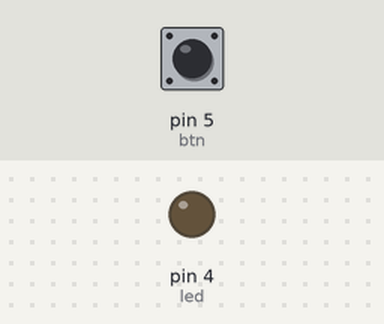
Bench run of a program on a simulated MicroPython board. Shown: output pins drawn as LEDs (lit = HIGH). Inputs (shaded band) come from the test bench; at power-on: pin 5 (btn) HIGH.

Above: at 1.2 s.
1.3 s: pin 5 (btn) pulled LOW for 0.15 s
At 1.37 s:
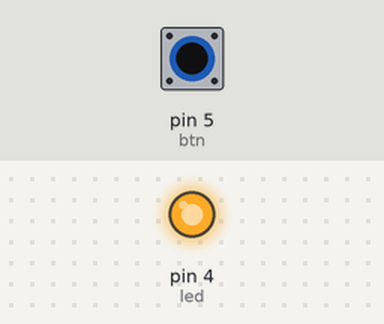
2.9 s: pin 5 (btn) pulled LOW for 3.2 s
At 6.8 s:
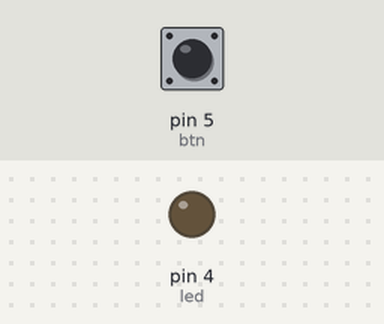
Timing chart, 0 to 8.3 s (numbered marks = the images above; inputs shaded):
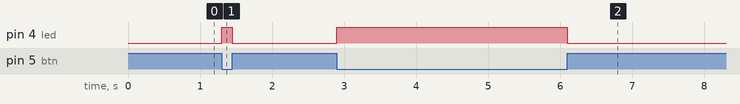

The program:

btnled.py
```python
import machine, time

# D1
btn = machine.Pin(5, machine.Pin.IN, machine.Pin.PULL_UP)
# D2
led = machine.Pin(4, machine.Pin.OUT)

while 1:
    if btn.value():
        led.low()
    else:
        led.high()
    # print btn.value()
    # if btn.value():
        # print "You push Button"
```

Measured:
- after the input at 1.3 s, pin 4 (led): LOW → HIGH at once, → LOW 0.15 s later
- after the input at 2.9 s, pin 4 (led): LOW → HIGH at once, → LOW 3.2 s later
